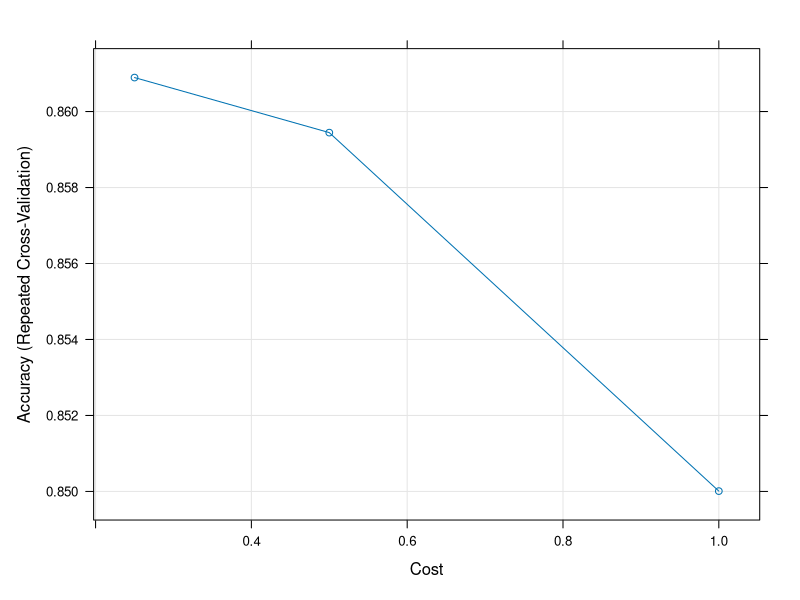
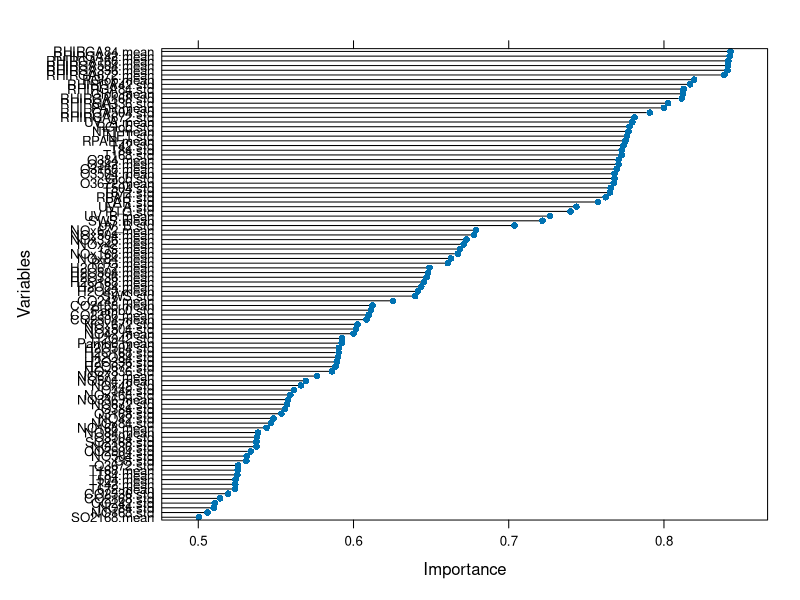
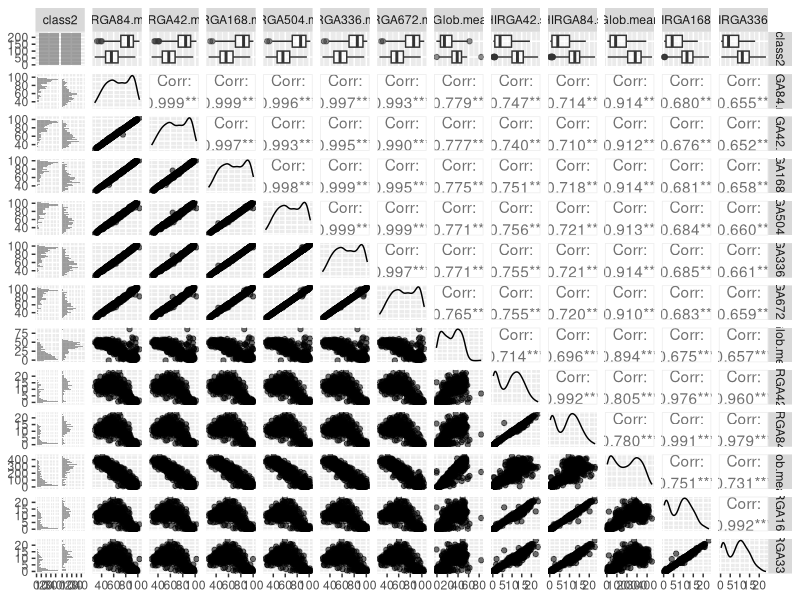
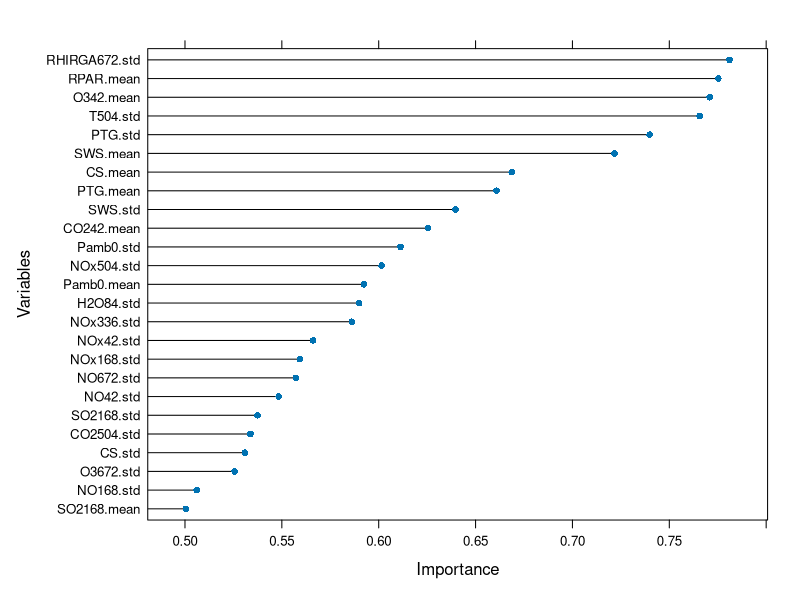
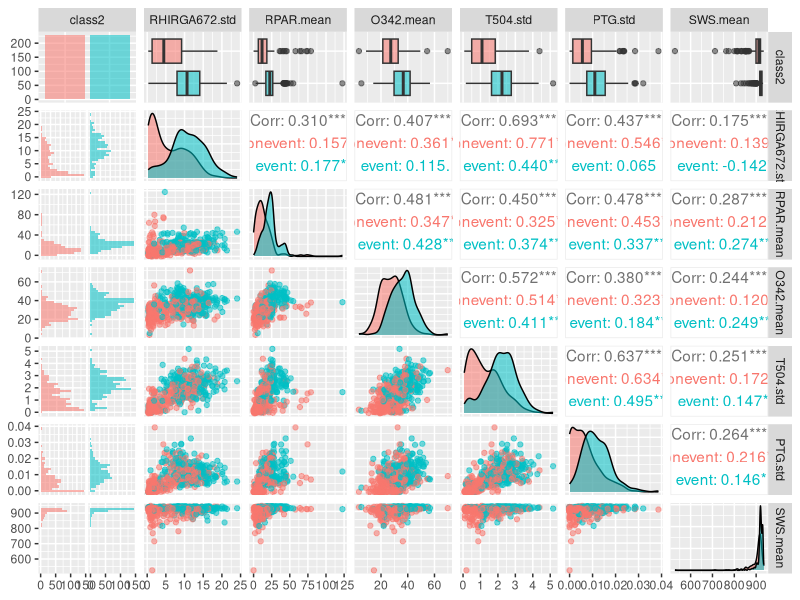
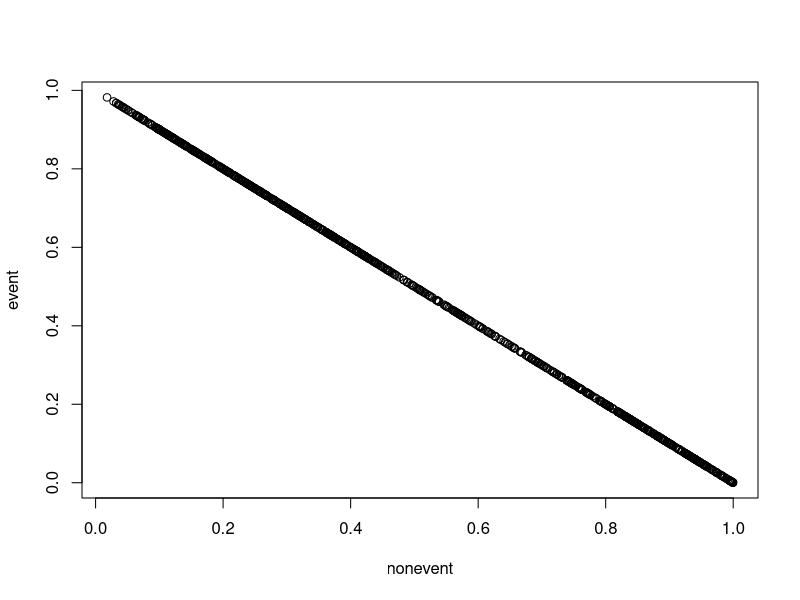

Recreate these plots in R, in order. (Note: this script raises an error after producing the figures.)
## ---- chunk 1
knitr::opts_chunk$set(echo = TRUE)
## ---- chunk 2
npf <- read.csv("npf_train.csv") #read in data
npf_test <- read.csv("npf_test_hidden.csv")
npf_test

npf <- npf[,-c(1:2,4)] # drop the id, date, partlybad columns
npf_test <- npf_test[,-c(1:2,4)]
print(npf)

## ---- chunk 3

npf$class2 <- factor("event",levels=c("nonevent", "event"))
npf$class2[npf$class4=="nonevent"] <- "nonevent"
npf <- npf[,-1]
## ---- chunk 4
set.seed(7) 

# lets use caret
library(caret)

#note that classprobs argument has to be true if we want svm to give probabilities
control <- trainControl(method="repeatedcv", number=10, repeats=3,classProbs=TRUE)
model <- train(class2~., data=npf, method="svmLinear2", preProcess="scale", trControl=control)

#lets sort the importances
importance <- data.frame(varImp(model, scale=FALSE)$importance)
importance <- data.frame(importance, names = rownames(importance))
importance <- importance[order(importance$event,decreasing = T),]

prediction <- predict(model, data=npf_test, type="prob")
plot(model)

## ---- chunk 5
plot(varImp(model, scale=FALSE), ylab="Variables")

## ---- chunk 6
print(importance)
## ---- chunk 7
npf <- npf[,c(ncol(npf),1:(ncol(npf)-1))] #move class2 column to first

npf75names <- sapply(importance[importance["event"]>0.75,]$names, function(x) toString(x)) #33 features
npf82names <- sapply(importance[importance["event"]>0.80,]$names, function(x) toString(x))# 12
npf83_8names <- sapply(importance[importance["event"]>0.838,]$names, function(x) toString(x))#6


npf75 <- npf[, c("class2",npf75names)]
npf82 <- npf[, c("class2",npf82names)]
npf83_8 <- npf[, c("class2",npf83_8names)]
## ---- chunk 8
model1 <- train(class2~., data=npf75, method="svmLinear2", preProcess="scale", trControl=control)
model2 <- train(class2~., data=npf82, method="svmLinear2", preProcess="scale", trControl=control)
model3 <- train(class2~., data=npf83_8, method="svmLinear2", preProcess="scale", trControl=control)
## ---- chunk 9
library(knitr)

df <- setNames(data.frame(matrix(ncol = 4, nrow = 3)), names(model1$results)[2:5])
rownames(df) <- c("npf75", "npf82", "npf83_8") 

df[1,] = sapply(model1$results, mean)[2:5] #mean is over the 3 repetitions of the 10 fold cv.
df[2,] = sapply(model2$results, mean)[2:5]
df[3,] = sapply(model3$results, mean)[2:5]
kable(df)
## ---- chunk 10
library(GGally)
ggpairs(npf82, aes(alpha = 0.4))
## ---- chunk 11
cm <- cor(npf[,-1]) # note that we ignore the class 2 column here as we dont want to drop it obviously

# find attributes that are highly corrected (the threshold for being cut can be changed.)
highcorr <- findCorrelation(cm, cutoff = 0.75)+1 #+1 to get the indexing in the npf df where class2 bumps all the indices up by 1.

print(highcorr) # indices of what we want to cut

npf <- npf[,-c(highcorr)]
print(npf)
## ---- chunk 12

control <- trainControl(method="repeatedcv", number=10, repeats=3,classProbs=TRUE)
model <- train(class2~., data=npf, method="svmLinear2", preProcess="scale", trControl=control)

plot(varImp(model, scale=FALSE), ylab="Variables")
## ---- chunk 13
#lets sort the importances
importance <- data.frame(varImp(model, scale=FALSE)$importance)
importance <- data.frame(importance, names = rownames(importance))
print(importance$event)
importance <- importance[order(importance$event,decreasing = T),]
print(importance)
npf70names <- sapply(importance[importance["event"]>0.70,]$names, function(x) toString(x)) #6 features
npf75names <- sapply(importance[importance["event"]>0.75,]$names, function(x) toString(x)) # 4 features


npf70 <- npf[, c("class2",npf70names)]
npf75 <- npf[, c("class2",npf75names)]

ggpairs(npf70, aes(colour = class2, alpha = 0.4))
## ---- chunk 14
model1 <- train(class2~., data=npf70, method="svmLinear2", preProcess="scale", trControl=control)
model2 <- train(class2~., data=npf75, method="svmLinear2", preProcess="scale", trControl=control)


df <- setNames(data.frame(matrix(ncol = 4, nrow = 2)), names(model1$results)[2:5])
rownames(df) <- c("npf70", "npf75")

df[1,] = sapply(model1$results, mean)[2:5] #mean is over the 3 repetitions of the 10 fold cv.
df[2,] = sapply(model2$results, mean)[2:5]

kable(df)
## ---- chunk 15
npf_test <- npf_test[,c(ncol(npf_test),1:(ncol(npf_test)-1))] #move class2 column to first

predictions <- predict(model1, npf_test)
npf_test$class2 <- predictions # If we need to estimate something for the multiclass probabilities, I guess the best we could do with the binary probabilities is to look at the frequencies of each class [ia,ib,ii] in the original dataset and then split the "event" probability accordingly into those class probabilities

table(predictions)
head(npf_test)
## ---- chunk 16
predictedprobs <- predict(model1, npf_test, type="prob")
print(predictedprobs)
plot(predictedprobs)
## ---- chunk 17
library(caret)




get_non_correlated_features <- function(path, cutoff){
  npf <- read.csv("npf_train.csv") #read in data
  npf <- npf[,-c(1:2,4)] # drop the id, date, partlybad columns
  npf$class2 <- factor("event",levels=c("nonevent", "event"))
  npf$class2[npf$class4=="nonevent"] <- "nonevent"
  npf <- npf[,-1]
  npf <- npf[,c(ncol(npf),1:(ncol(npf)-1))]
  cm <- cor(npf[,-1]) # note that we ignore the class 2 column here as we dont want to drop it obviously
    
  # find attributes that are highly corrected (the threshold for being cut can be changed.)
  highcorr <- findCorrelation(cm, cutoff = cutoff)+1
    
  npf <- npf[,-c(highcorr)]
  
  return(npf)
  
}

get_full_non_correlated_features <- function(path, cutoff){
  npf <- read.csv("npf_train.csv") #read in data
  npf <- npf[,-c(1:2,4)] # drop the id, date, partlybad columns
  cm <- cor(npf[,-1]) # note that we ignore the class column here as we dont want to drop it obviously
    
  # find attributes that are highly corrected (the threshold for being cut can be changed.)
  highcorr <- findCorrelation(cm, cutoff = cutoff)+1
    
  npf <- npf[,-c(highcorr)]
  
  return(npf)
}
get_importance <- function(model){
  print("Here")
  print(model)
  plot(varImp(model, scale=FALSE), ylab="Variables")
 
  importance <- data.frame(varImp(model, scale=FALSE)$importance)
  print(importance)
  importance <- data.frame(importance, names = rownames(importance))
  feature_importance <- importance$event
  if (is.null(feature_importance)){
    feature_importance <- importance$Overall
  }
  print("Here2")
  importance <- importance[order(feature_importance,decreasing = T),]
  return(importance)
}

get_full_importance <- function(model){
  print(model)
  plot(varImp(model, scale=FALSE), ylab="Variables")
 
  importance <- data.frame(varImp(model, scale=FALSE)$importance)
  importance <- data.frame(importance, names = rownames(importance))
  feature_importance <- apply(importance, 1, mean)
  importance <- importance[order(feature_importance,decreasing = T),]
  return(importance)
}



plot_importance <- function(model_name){
  npf <- get_non_correlated_features("npf_train.csv", 0.75)
  control <- trainControl(method="repeatedcv", number=10, repeats=5,classProbs=TRUE)
  model <- train(class2~., data=npf, method=model_name, preProcess="scale", trControl=control)
  plot(varImp(model, scale=FALSE), ylab="Variables")
}

save_binary_importance_csv <- function(model_name){
  npf <- get_non_correlated_features("npf_train.csv", 0.75)
  control <- trainControl(method="repeatedcv", number=10, repeats=5,classProbs=TRUE)
  model <- train(class2~., data=npf, method=model_name, preProcess="scale", trControl=control)
  importance <- get_importance(model)
  s = "${model}_binary.csv"
  csv_name = stringr::str_interp(s, list(model=model_name))
  write.csv(importance, csv_name)

}

save_full_importance_csv("nb")

save_full_importance_csv <- function(model_name){
  npf <- get_full_non_correlated_features("npf_train.csv", 0.75)
  control <- trainControl(method="repeatedcv", number=10, repeats=5,classProbs=TRUE)
  model <- train(class4~., data=npf, method=model_name, preProcess="scale", trControl=control)
  importance <- get_full_importance(model)
  s = "${model}_full.csv"
  csv_name = stringr::str_interp(s, list(model=model_name))
  write.csv(importance, csv_name)
}
save_full_importance_csv("knn")
save_binary_importance_csv("knn")
train_with_different_features <- function(model_name, corr_cutoff){
  npf <- get_non_correlated_features("npf_train.csv", corr_cutoff)
  control <- trainControl(method="repeatedcv", number=10, repeats=5,classProbs=TRUE)
  model <- train(class2~., data=npf, method=model_name, preProcess="scale", trControl=control)
  importance <- get_importance(model)
  models <- list()
  accuracy <- rep(0,25)
  for(i in 1:nrow(importance)){
    print(i)
    npfnames <- sapply(importance$names[1:i], function(x) toString(x))
    npftrain <- npf[, c("class2",npfnames)]
    model1 <- train(class2~., data=npftrain, method=model_name, preProcess="scale", trControl=control)
    models <- list(models, model1)
    
  }
  return(models[-1])
}

plot_accuracies <- function(models){
  n <- length(models)
  accuracy <- rep(0,n)
  for(i in 1:n){
    print(i)
    accuracy[i] <- sapply(models[[i]]$result, mean)[2]
  }
  print(accuracy)
  plot(accuracy)
  
}

train_with_different_cutoff <- function(model_name, cutoffs){
  models <- list()
  for(cutoff in cutoffs){
    models <- list(models, train_with_different_features(model_name, cutoff))
  }
  return(models)
}



models <- train_with_different_features("svmLinear2", 0.75)
print(models[[3]])
print(models[[1]]$result)
print(sapply(models[[1]]$result, mean))
plot_accuracies(models)
plot(models[[1]])


npf <- get_full_non_correlated_features("npf_train.csv", 0.75)
control <- trainControl(method="repeatedcv", number=10, repeats=5,classProbs=TRUE)
model <- train(class4~., data=npf, method="knn", preProcess="scale", trControl=control)
importance <- data.frame(varImp(model, scale=FALSE)$importance)
importance$all <- apply(importance, 1, mean)
importance
## ---- chunk 18
npf <- read.csv("knn_binary.csv")
npf <- read.csv("rf_full.csv")
npf <-read.csv("npf_train.csv")
print(npf)
print(npf)
